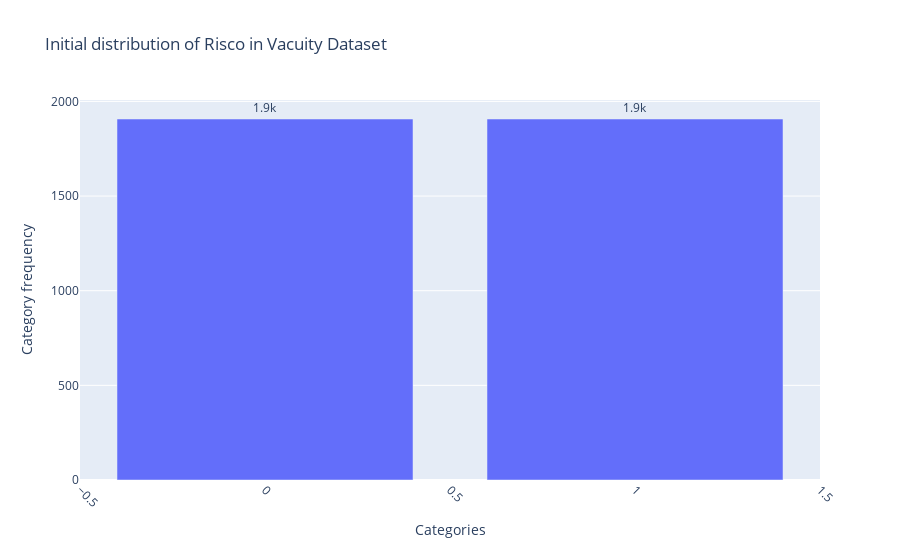

Notebook source saved alongside this figure:
### Code cell
raw_categories_df = plot_categories_distribution(vacuity_df,
                                                 'RISCO', 
                                                 'ID', 
                                                 'Initial distribution of Risco in Vacuity Dataset')

### Figure 1 — Plotly figure (JSON) as saved in the notebook; plotly's stock layout.template omitted (floating-point values rounded to 4 significant figures)
{"data": [{"alignmentgroup": "True", "hovertemplate": "Categories=%{x}<br>Category frequency=%{text}<extra></extra>", "legendgroup": "", "marker": {"color": "#636efa"}, "name": "", "offsetgroup": "", "orientation": "v", "showlegend": false, "text": [1907, 1907], "textposition": "outside", "texttemplate": "%{text:.2s}", "type": "bar", "x": ["0", "1"], "xaxis": "x", "y": [1907, 1907], "yaxis": "y"}], "layout": {"barmode": "relative", "legend": {"tracegroupgap": 0}, "title": {"text": "Initial distribution of Risco in Vacuity Dataset"}, "xaxis": {"anchor": "y", "domain": [0, 1], "tickangle": 45, "title": {"text": "Categories"}}, "yaxis": {"anchor": "x", "domain": [0, 1], "title": {"text": "Category frequency"}}}}
